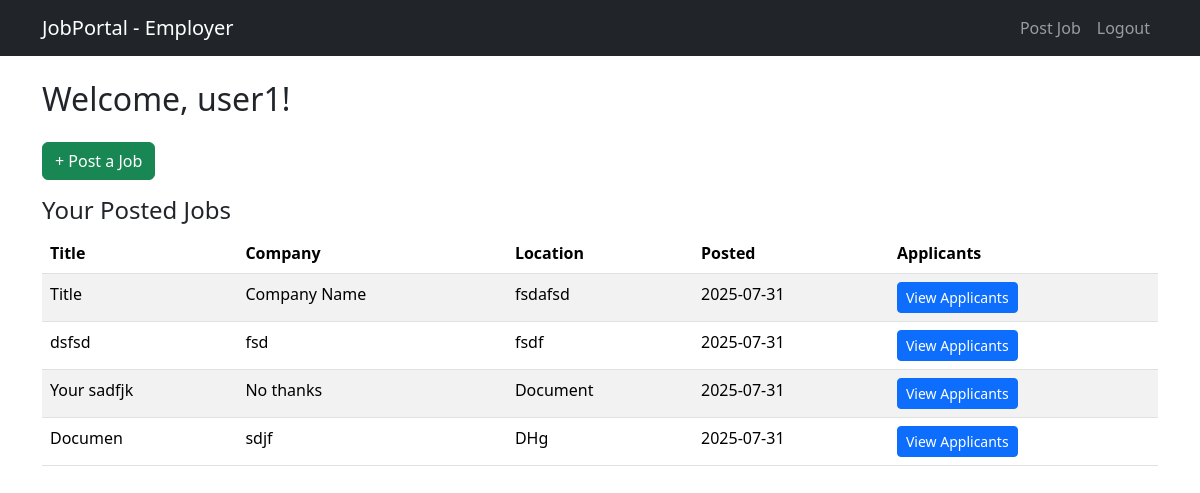
/employer/dashboard/ (signed in), run on the app's committed database.
### jobportal/models.py (models this page shows)
class Job(models.Model):
    title = models.CharField(max_length=100)
    company_name = models.CharField(max_length=100)
    location = models.CharField(max_length=100)
    description = models.TextField()
    posted_by = models.ForeignKey(User, on_delete=models.CASCADE)
    created_at = models.DateTimeField(auto_now_add=True)

### jobportal/views.py (the view)
# urls.py: path('employer/dashboard/', views.employer_dashboard, name='employer_dashboard'),
@login_required
def employer_dashboard(request):
    if request.user.profile.role != 'employer':
        return redirect('login')  # Optional: or show 403 error
    jobs = Job.objects.filter(posted_by=request.user)
    return render(request, 'employer/dashboard.html', {'jobs': jobs})

### jobportal/templates/employer/dashboard.html (shortened to what this page needs)
{% extends 'employer/base.html' %}
{% block content %}
<h2>Welcome, {{ request.user.username }}!</h2>
<a class="btn btn-success my-3" href="{% url 'post_job' %}">+ Post a Job</a>
<h4>Your Posted Jobs</h4>
{% if jobs %}
<table class="table table-striped">
    <thead>
        <tr>
            <th>Title</th>
            <th>Company</th>
            <th>Location</th>
            <th>Posted</th>
            <th>Applicants</th>
        </tr>
    </thead>
    <tbody>
        {% for job in jobs %}
        <tr>
            <td>{{ job.title }}</td>
            <td>{{ job.company_name }}</td>
            <td>{{ job.location }}</td>
            <td>{{ job.created_at|date:"Y-m-d" }}</td>
            <td>
                <a href="{% url 'job_applications' job.id %}" class="btn btn-sm btn-primary">
                    View Applicants
                </a>
            </td>
        </tr>
        {% endfor %}
    </tbody>
</table>
{% else %}
<p>You have not posted any jobs yet.</p>
{% endif %}
{% endblock %}

### data on the page
Job: title "Title", company_name "Company Name", location "fsdafsd", created_at "2025-07-31"
Job: title "dsfsd", company_name "fsd", location "fsdf", created_at "2025-07-31"
Job: title "Your sadfjk", company_name "No thanks", location "Document", created_at "2025-07-31"
Job: title "Documen", company_name "sdjf", location "DHg", created_at "2025-07-31"

### other printed values
{{ request.user.username }} "user1"
